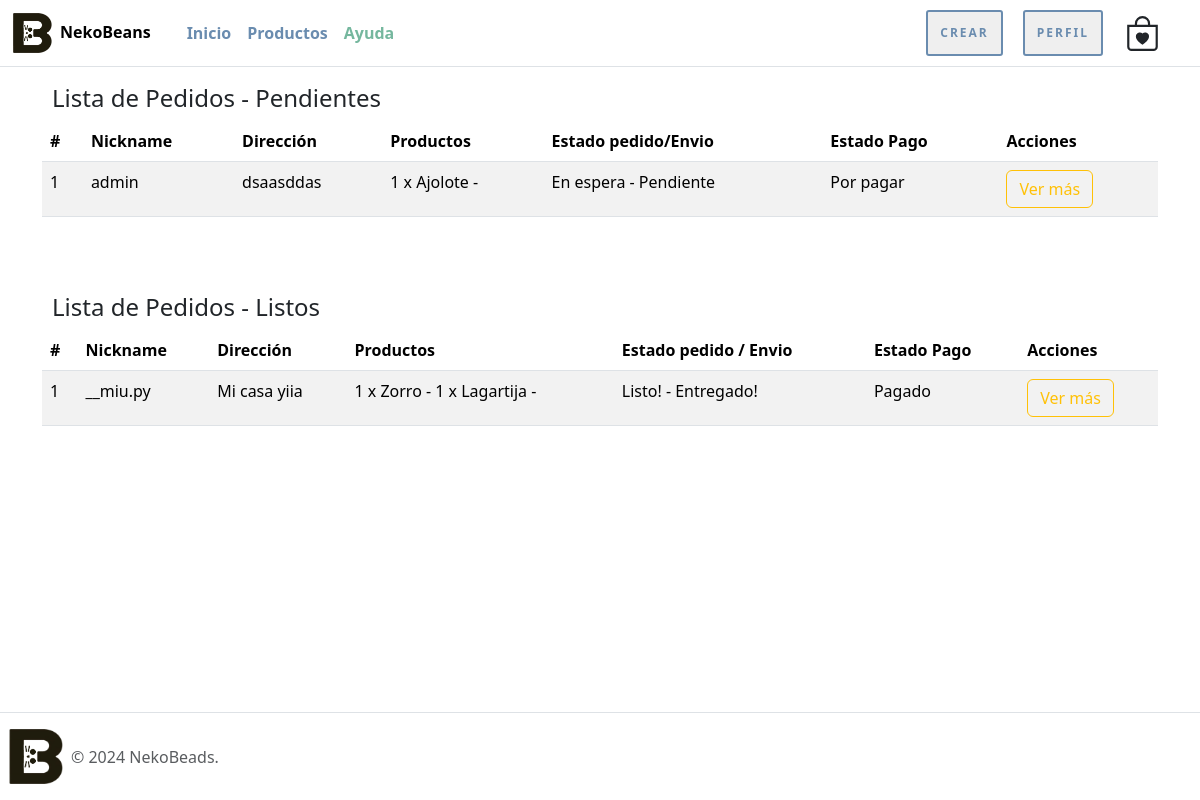
The page /pedidos/ (signed in) on the database as committed earlier.
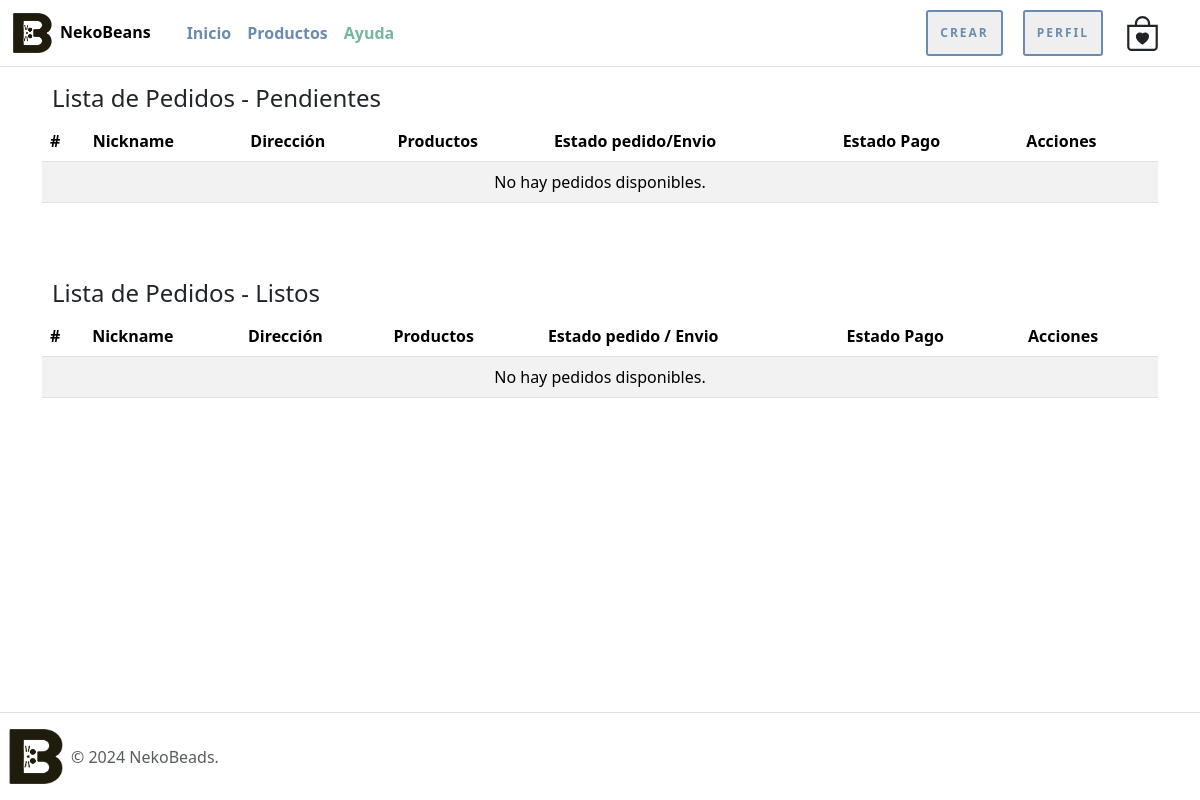
The same page on the database as committed later.
### nekoBeansWeb/models.py (models this page shows, shortened)
class envio(models.Model):
    nickname = models.CharField(max_length=100)
    nombre = models.CharField(max_length=100)
    apellido_paterno = models.CharField(max_length=100)
    apellido_materno = models.CharField(max_length=100)
    telefono = models.CharField(max_length=20)
    email = models.EmailField()
    direccion = models.TextField()
    productos = models.TextField(default='No hay productos')  # Valor por defecto
    estado_pedido = models.IntegerField(choices=estado_pedido, default=1)
    forma_pago = models.IntegerField(choices=forma_pago, default=1)
    estado_pago = models.IntegerField(choices=estado_pago, default=1)
    entrega = models.IntegerField(choices=entrega, default=1)

### nekoBeansWeb/views.py (the view)
# urls.py: path('pedidos/', lista_pedidos, name='lista_pedidos'),
@permission_required('nekoBeansWeb.view_envio')
def lista_pedidos(request):
    pedidos_pendientes = envio.objects.exclude(estado_pedido=3, entrega=2)  # Filtra pedidos pendientes (estado < 3 y entrega 1)
    pedidos_listos = envio.objects.filter(estado_pedido=3, entrega=2)  # Filtra pedidos listos (estado 3 y entrega 2)
    context = {
        'pedidos_pendientes': pedidos_pendientes,
        'pedidos_listos': pedidos_listos,
    }
    return render(request, 'nekoBeansWeb/pedidos/pedidos.html', context)

### nekoBeansWeb/templates/nekoBeansWeb/pedidos/pedidos.html (shortened to what the changed rows need)
{% extends 'nekoBeansWeb/narvar_footer.html' %}
{% load static %}
{% block contenido %}
<div class="container mt-4">
    <div class="row">
        <div class="col-md-12">
            <div class="table-responsive">
                <table class="table table-hover table-striped">
                    <thead class="thead-dark">
                        <tr>
                            <th scope="col">#</th>
                            <th scope="col">Nickname</th>
                            <th scope="col">Dirección</th>
                            <th scope="col">Productos</th>
                            <th scope="col">Estado pedido/Envio</th>
                            <th scope="col">Estado Pago</th>
                            <th scope="col">Acciones</th>
                        </tr>
                    </thead>
                    <tbody>
                        {% for pedido in pedidos_pendientes %}
                            <tr>
                                <td>{{ forloop.counter }}</td>
                                <td>{{ pedido.nickname }}</td>
                                <td>{{ pedido.direccion }}</td>
                                <td>{{ pedido.productos }}</td>
                                <td>{{ pedido.get_estado_pedido_display }} - {{ pedido.get_entrega_display }}</td>
                                <td>{{ pedido.get_estado_pago_display }}</td>
                                <td>
                                    <button type="button" class="btn btn-md btn-outline-warning abrir-modal"
                                        data-bs-toggle="modal" data-bs-target="#modal-tarjeta-pendiente-{{ pedido.id }}">
                                        Ver más
                                    </button>
                                </td>
                            </tr>
                        {% empty %}
                            <tr>
                                <td colspan="12" class="text-center">No hay pedidos disponibles.</td>
                            </tr>
                        {% endfor %}
                    </tbody>
                </table>
            </div>
        </div>
        <div class="col-md-12">
            <div class="table-responsive">
                <table class="table table-hover table-striped">
                    <thead class="thead-dark">
                        <tr>
                            <th scope="col">#</th>
                            <th scope="col">Nickname</th>
                            <th scope="col">Dirección</th>
                            <th scope="col">Productos</th>
                            <th scope="col">Estado pedido / Envio</th>
                            <th scope="col">Estado Pago</th>
                            <th scope="col">Acciones</th>
                        </tr>
                    </thead>
                    <tbody>
                        {% for pedido in pedidos_listos %}
                            <tr>
                                <td>{{ forloop.counter }}</td>
                                <td>{{ pedido.nickname }}</td>
                                <td>{{ pedido.direccion }}</td>
                                <td>{{ pedido.productos }}</td>
                                <td>{{ pedido.get_estado_pedido_display }} - {{ pedido.get_entrega_display }}</td>
                                <td>{{ pedido.get_estado_pago_display }}</td>
                                <td>
                                    <button type="button" class="btn btn-md btn-outline-warning abrir-modal"
                                        data-bs-toggle="modal" data-bs-target="#modal-tarjeta-listo-{{ pedido.id }}">
                                        Ver más
                                    </button>
                                </td>
                            </tr>
                        {% empty %}
                            <tr>
                                <td colspan="12" class="text-center">No hay pedidos disponibles.</td>
                            </tr>
                        {% endfor %}
                    </tbody>
                </table>
            </div>
        </div>
    </div>
</div>
{% endblock %}

Rows that differ between the two databases and show on the page:
removed envio: nickname "admin", direccion "dsaasddas", productos "1 x Ajolote -", estado_pedido "En espera", entrega "Pendiente", estado_pago "Por pagar", shown under "Lista de Pedidos - Pendientes"
removed envio: nickname "__miu.py", direccion "Mi casa yiia", productos "1 x Zorro - 1 x Lagartija -", estado_pedido "Listo!", entrega "Entregado!", estado_pago "Pagado", shown under "Lista de Pedidos - Listos"
Other text that changed with them:
text now shown: "No hay pedidos disponibles. No hay pedidos disponibles."
